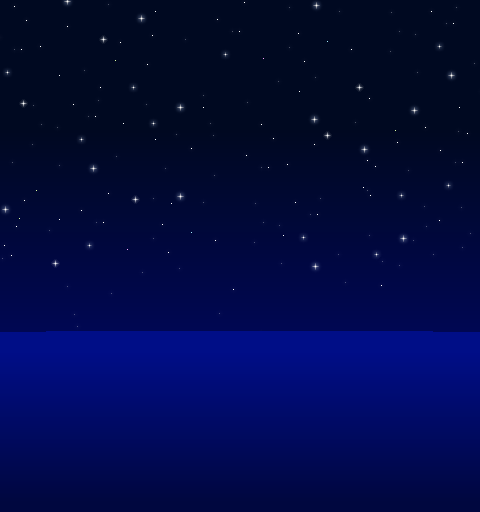

This is a level from a 2D game, rendered from its Tiled map with the project's own tilesets. A one-line summary and the map file follow, with tile-layer data summarised:
An orthogonal 30x32 tile map with 16x16 px tiles, 3 tile layers (Back, Buildings, Front), 4 tilesets.

<map version="1.10" tiledversion="1.11.1" orientation="orthogonal" renderorder="right-down" compressionlevel="0" width="30" height="32" tilewidth="16" tileheight="16" infinite="0" nextlayerid="7" nextobjectid="1">
 <tileset firstgid="1" name="Cloudy_Ocean_BG_Night" tilewidth="16" tileheight="16" tilecount="960" columns="30">
  <image source="Cloudy_Ocean_BG_Night.png" width="480" height="512" />
 </tileset>
 <tileset firstgid="961" name="large-star" tilewidth="16" tileheight="16" tilecount="4" columns="4">
  <image source="large-star.png" width="64" height="16" />
  <tile id="0">
   <animation>
    <frame tileid="0" duration="100" />
    <frame tileid="1" duration="100" />
    <frame tileid="2" duration="200" />
    <frame tileid="3" duration="100" />
    <frame tileid="0" duration="3000" />
   </animation>
  </tile>
 </tileset>
 <tileset firstgid="965" name="small-star" tilewidth="16" tileheight="16" tilecount="3" columns="2">
  <image source="small-star.png" width="32" height="16" />
  <tile id="0">
   <animation>
    <frame tileid="0" duration="600" />
    <frame tileid="1" duration="200" />
    <frame tileid="0" duration="1000" />
   </animation>
  </tile>
 </tileset>
 <tileset firstgid="968" name="large-star-2" tilewidth="16" tileheight="16" tilecount="4" columns="4">
  <image source="large-star.png" width="64" height="16" />
  <tile id="0">
   <animation>
    <frame tileid="0" duration="800" />
    <frame tileid="1" duration="100" />
    <frame tileid="2" duration="100" />
    <frame tileid="1" duration="100" />
    <frame tileid="2" duration="100" />
    <frame tileid="2" duration="100" />
    <frame tileid="3" duration="100" />
    <frame tileid="0" duration="2000" />
   </animation>
  </tile>
 </tileset>
 <layer id="1" name="Back" width="30" height="32">
  <data>[960 cells, 960 non-empty, 960 distinct tile ids]</data>
 </layer>
 <layer id="2" name="Buildings" width="30" height="32">
  <data>[960 cells, 17 non-empty, 3 distinct tile ids]</data>
 </layer>
 <layer id="3" name="Front" width="30" height="32">
  <data>[960 cells, 0 non-empty, 0 distinct tile ids]</data>
 </layer>
 <objectgroup id="4" name="Back" />
 <objectgroup id="5" name="Buildings" />
 <objectgroup id="6" name="Front" />
</map>
